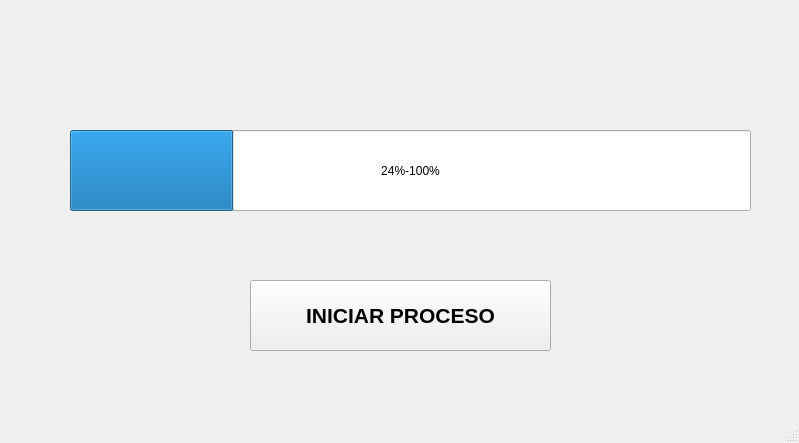
<?xml version="1.0" encoding="UTF-8"?>
<ui version="4.0">
 <class>MainWindow</class>
 <widget class="QMainWindow" name="MainWindow">
  <property name="geometry">
   <rect>
    <x>0</x>
    <y>0</y>
    <width>799</width>
    <height>443</height>
   </rect>
  </property>
  <property name="windowTitle">
   <string>MainWindow</string>
  </property>
  <widget class="QWidget" name="centralwidget">
   <widget class="QProgressBar" name="progressBar">
    <property name="geometry">
     <rect>
      <x>70</x>
      <y>130</y>
      <width>681</width>
      <height>81</height>
     </rect>
    </property>
    <property name="value">
     <number>24</number>
    </property>
    <property name="orientation">
     <enum>Qt::Horizontal</enum>
    </property>
    <property name="format">
     <string>%p%-100%</string>
    </property>
   </widget>
   <widget class="QPushButton" name="btn_iniciar">
    <property name="geometry">
     <rect>
      <x>250</x>
      <y>280</y>
      <width>301</width>
      <height>71</height>
     </rect>
    </property>
    <property name="font">
     <font>
      <pointsize>16</pointsize>
      <weight>75</weight>
      <bold>true</bold>
     </font>
    </property>
    <property name="text">
     <string>INICIAR PROCESO</string>
    </property>
   </widget>
   <widget class="QLabel" name="label_9">
    <property name="geometry">
     <rect>
      <x>740</x>
      <y>0</y>
      <width>61</width>
      <height>61</height>
     </rect>
    </property>
    <property name="text">
     <string/>
    </property>
    <property name="pixmap">
     <pixmap resource="recursos_proyecto.qrc">:/LOGO/Imagenes/HD-wallpaper-bob-esponja-mafioso-bob-esponja-gangster-mafioso-meme.jpg</pixmap>
    </property>
    <property name="scaledContents">
     <bool>true</bool>
    </property>
   </widget>
   <widget class="QLabel" name="label_6">
    <property name="geometry">
     <rect>
      <x>0</x>
      <y>0</y>
      <width>61</width>
      <height>61</height>
     </rect>
    </property>
    <property name="text">
     <string/>
    </property>
    <property name="pixmap">
     <pixmap resource="recursos_proyecto.qrc">:/NUMEROS/Imagenes/Boca_Juniors_logo18.svg.png</pixmap>
    </property>
    <property name="scaledContents">
     <bool>true</bool>
    </property>
   </widget>
   <widget class="QLabel" name="label_7">
    <property name="geometry">
     <rect>
      <x>70</x>
      <y>0</y>
      <width>661</width>
      <height>41</height>
     </rect>
    </property>
    <property name="text">
     <string/>
    </property>
    <property name="pixmap">
     <pixmap resource="recursos_proyecto.qrc">:/UAT_FIANS/Imagenes/FIANS.png</pixmap>
    </property>
    <property name="scaledContents">
     <bool>true</bool>
    </property>
   </widget>
  </widget>
  <widget class="QMenuBar" name="menubar">
   <property name="geometry">
    <rect>
     <x>0</x>
     <y>0</y>
     <width>799</width>
     <height>22</height>
    </rect>
   </property>
  </widget>
  <widget class="QStatusBar" name="statusbar"/>
 </widget>
 <resources>
  <include location="recursos_proyecto.qrc"/>
 </resources>
 <connections/>
</ui>
